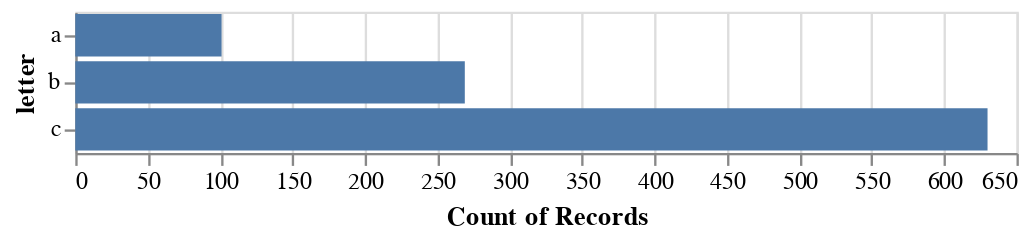

Notebook code for this chart:
### Code cell
### Chopin's scheme

letters = np.array(['a', 'b', 'c'])

source = pd.DataFrame(
    letters[multinomial(w, 1000)],
    columns=['letter']
)

alt.Chart(source).mark_bar().encode(
    alt.Y("letter"),
    x='count()'
)

### Figure 1 — Vega-Lite specification as saved in the notebook (floating-point values rounded to 4 significant figures; data arrays with more than 128 entries replaced by an {"elided": "..."} marker saying what was removed)
{"config": {"view": {"continuousWidth": 400, "continuousHeight": 300}}, "data": {"name": "data-6efade955d3a9d615edd29f4acb0409a"}, "mark": "bar", "encoding": {"x": {"type": "quantitative", "aggregate": "count"}, "y": {"type": "nominal", "field": "letter"}}, "$schema": "https://vega.github.io/schema/vega-lite/v4.8.1.json", "datasets": {"data-6efade955d3a9d615edd29f4acb0409a": {"elided": "1000 records"}}}
